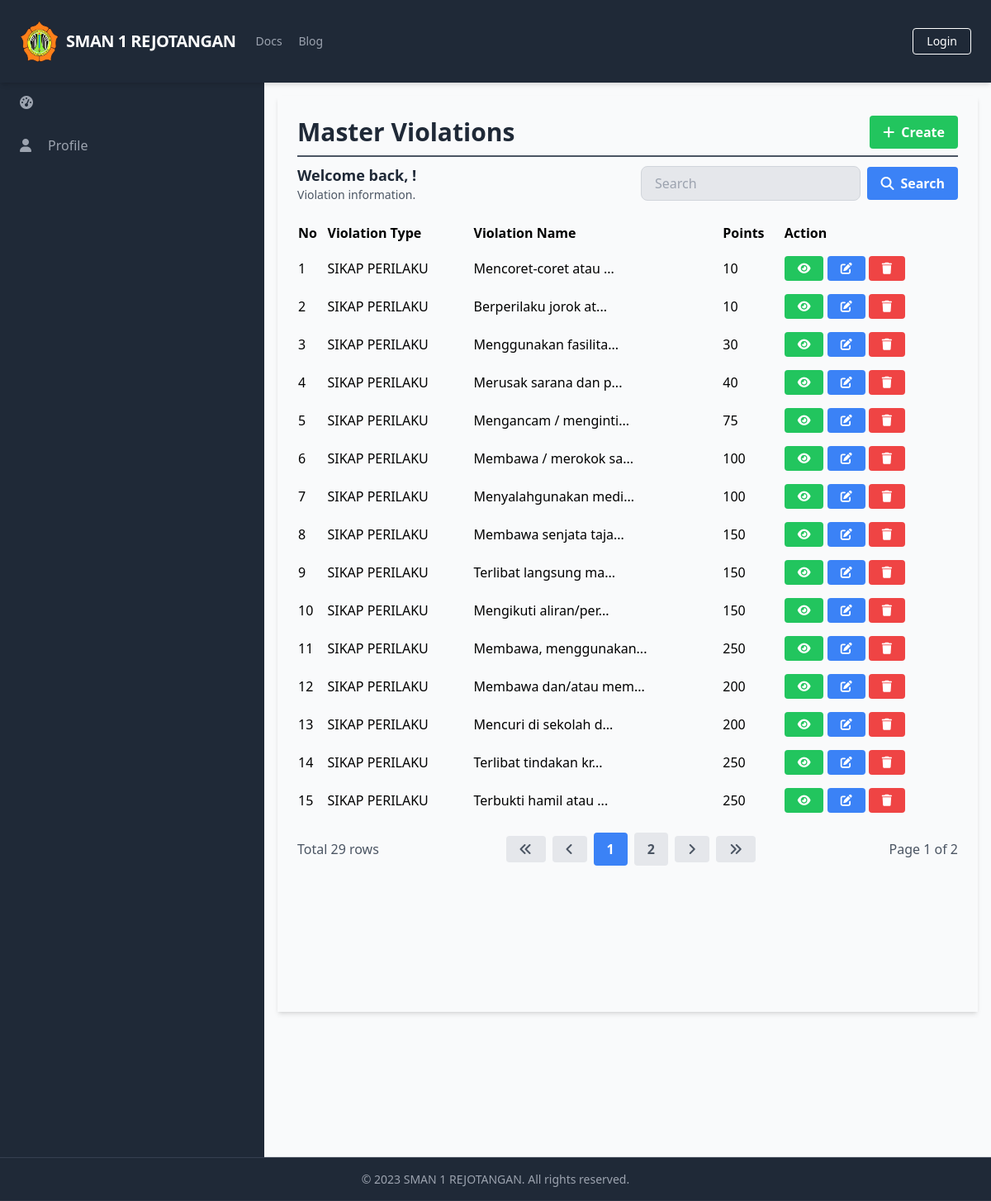
The app's page /manage_master_violations/manage_master_violations_list.php with its own data.
### tables this page shows
CREATE TABLE `MasterViolations` (
  `ViolationID` int(11) NOT NULL,
  `ViolationType` varchar(255) NOT NULL,
  `ViolationName` varchar(255) NOT NULL,
  `Points` int(11) NOT NULL
);

### database/connection.php (called while the page is built, shortened)
<?php
$baseUrl = "http://localhost/final_project_imam_2023/";

### public/manage_master_violations/manage_master_violations_list.php (the view, shortened to what this page needs)
<?php
require_once('../../database/connection.php');
?>
<?php include_once('../components/header.php'); ?>
<div class="h-screen flex flex-col">
    <?php include('../components/navbar.php'); ?>
    <div class="flex-grow bg-gray-50 flex flex-row shadow-md">
        <?php include('../components/sidebar.php'); ?>
        <main class="bg-gray-50 flex flex-col flex-1 overflow-y-scroll h-screen flex-shrink-0 sc-hide pb-40">
            <div class="flex items-start justify-start p-6 shadow-md m-4 flex-1 flex-col">
                <div class="flex flex-row justify-between items-center w-full border-b-2 border-gray-600 mb-2 pb-2">
                    <h1 class="text-3xl text-gray-800 font-semibold w-full">Master Violations</h1>
                    <div class="flex flex-row justify-end items-center">
                        <a href="<?php echo $baseUrl; ?>public/manage_master_violations/manage_master_violations_create.php" class="bg-green-500 hover-bg-green-700 text-white font-bold py-2 px-4 rounded inline-flex items-center">
                            <i class="fas fa-plus mr-2"></i>
                            <span>Create</span>
                        </a>
                    </div>
                </div>
                <div class="flex flex-col w-full">
                    <div class="flex flex-row justify-between items-center w-full mb-2 pb-2">
                        <div>
                            <h2 class="text-lg text-gray-800 font-semibold">Welcome back, <?php echo $_SESSION['FullName']; ?>!</h2>
                            <p class="text-gray-600 text-sm">Violation information.</p>
                        </div>
                        <form class="flex items-center justify-end space-x-2 w-96">
                            <input type="text" name="search" class="bg-gray-200 focus-bg-white focus-outline-none border border-gray-300 rounded-lg py-2 px-4 block w-full appearance-none leading-normal" placeholder="Search" value="<?php echo isset($_GET['search']) ? $_GET['search'] : ''; ?>">
                            <button type="submit" class="bg-blue-500 hover-bg-blue-700 text-white font-bold py-2 px-4 rounded space-x-2 inline-flex items-center">
                                <i class="fas fa-search"></i>
                                <span>Search</span>
                            </button>
                        </form>
                    </div>
                    <table class="min-w-full">
                        <thead>
                            <tr>
                                <th class="text-left py-2">No</th>
                                <th class="text-left py-2">Violation Type</th>
                                <th class="text-left py-2">Violation Name</th>
                                <th class="text-left py-2">Points</th>
                                <th class="text-left py-2">Action</th>
                            </tr>
                        </thead>
                        <tbody>
                            <?php
                            $searchTerm = isset($_GET['search']) ? $_GET['search'] : '';
                            $page = isset($_GET['page']) ? $_GET['page'] : 1;
                            $query = "SELECT * FROM MasterViolations WHERE ViolationName LIKE '%$searchTerm%' LIMIT 15 OFFSET " . ($page - 1) * 15;
                            $result = $conn->query($query);
                            $queryCount = "SELECT COUNT(*) AS count FROM MasterViolations WHERE ViolationName LIKE '%$searchTerm%'";
                            $resultCount = $conn->query($queryCount);
                            $rowCount = $resultCount->fetch_assoc()['count'];
                            $totalPage = ceil($rowCount / 15);
                            $no = 1;
                            while ($row = $result->fetch_assoc()) {
                            ?>
                                <tr>
                                    <td class="py-2"><?php echo $no++; ?></td>
                                    <td class="py-2"><?php echo strlen($row['ViolationType']) > 20 ? substr($row['ViolationType'], 0, 20) . '...' : $row['ViolationType']; ?></td>
                                    <td class="py-2"><?php echo strlen($row['ViolationName']) > 20 ? substr($row['ViolationName'], 0, 20) . '...' : $row['ViolationName']; ?></td>
                                    <td class="py-2"><?php echo $row['Points']; ?></td>
                                    <td class='py-2'>
                                        <a href="<?php echo $baseUrl; ?>public/manage_master_violations/manage_master_violations_detail.php?id=<?php echo $row['ViolationID'] ?>" class='bg-green-500 hover-bg-green-700 text-white font-bold py-2 px-4 rounded inline-flex items-center text-sm'>
                                            <i class='fas fa-eye'></i>
                                        </a>
                                        <a href="<?php echo $baseUrl; ?>public/manage_master_violations/manage_master_violations_update.php?id=<?php echo $row['ViolationID'] ?>" class='bg-blue-500 hover-bg-blue-700 text-white font-bold py-2 px-4 rounded inline-flex items-center text-sm'>
                                            <i class='fas fa-edit'></i>
                                        </a>
                                        <a href="#" onclick="confirmDelete(<?php echo $row['ViolationID']; ?>)" class='bg-red-500 hover-bg-red-700 text-white font-bold py-2 px-4 rounded inline-flex items-center text-sm'>
                                            <i class='fas fa-trash'></i>
                                        </a>
                                    </td>
                                </tr>
                            <?php
                            }
                            ?>
                        </tbody>
                    </table>
                    <div class="flex flex-row justify-between items-center w-full mt-4">
                        <div class="flex flex-row justify-start items-center">
                            <span class="text-gray-600">Total <?php echo $rowCount; ?> rows</span>
                        </div>
                        <div class="flex flex-row justify-end items-center space-x-2">
                            <a href="?page=1&search=<?php echo $searchTerm; ?>" class="bg-gray-200 hover-bg-gray-300 text-gray-600 font-bold py-2 px-4 rounded inline-flex items-center">
                                <i class="fas fa-angle-double-left"></i>
                            </a>
                            <a href="?page=<?php if ($page == 1) {
                                                echo $page;
                                            } else {
                                                echo $page - 1;
                                            } ?>&search=<?php echo $searchTerm; ?>" class="bg-gray-200 hover-bg-gray-300 text-gray-600 font-bold py-2 px-4 rounded inline-flex items-center">
                                <i class="fas fa-angle-left"></i>
                            </a>
                            <?php
                            $startPage = $page - 2;
                            $endPage = $page + 2;
                            if ($startPage < 1) {
                                $endPage += abs($startPage) + 1;
                                $startPage = 1;
                            }
                            if ($endPage > $totalPage) {
                                $startPage -= $endPage - $totalPage;
                                $endPage = $totalPage;
                            }
                            if ($startPage < 1) {
                                $startPage = 1;
                            }
                            for ($i = $startPage; $i <= $endPage; $i++) {
                                if ($i == $page) {
                                    echo "<a href='?page=$i&search=$searchTerm' class='bg-blue-500 hover-bg-blue-700 text-white font-bold py-2 px-4 rounded inline-flex items-center'>$i</a>";
                                } else {
                                    echo "<a href='?page=$i&search=$searchTerm' class='bg-gray-200 hover-bg-gray-300 text-gray-600 font-bold py-2 px-4 rounded inline-flex items-center'>$i</a>";
                                }
                            }
                            ?>
                            <a href="?page=<?php if ($page == $totalPage) {
                                                echo $page;
                                            } else {
                                                echo $page + 1;
                                            } ?>&search=<?php echo $searchTerm; ?>" class="bg-gray-200 hover-bg-gray-300 text-gray-600 font-bold py-2 px-4 rounded inline-flex items-center">
                                <i class="fas fa-angle-right"></i>
                            </a>
                            <a href="?page=<?php echo $totalPage; ?>&search=<?php echo $searchTerm; ?>" class="bg-gray-200 hover-bg-gray-300 text-gray-600 font-bold py-2 px-4 rounded inline-flex items-center">
                                <i class="fas fa-angle-double-right"></i>
                            </a>
                        </div>
                        <div class="flex flex-row justify-end items-center ml-2">
                            <span class="text-gray-600">Page <?php echo $page; ?> of <?php echo $totalPage; ?></span>
                        </div>
                    </div>
                </div>
        </main>
    </div>
    <?php include('../components/footer.php'); ?>
</div>
</body>
</html>

### records on screen
masterviolations: ViolationType "SIKAP PERILAKU", ViolationName "Mencoret-coret atau", Points "10"
masterviolations: ViolationType "SIKAP PERILAKU", ViolationName "Berperilaku jorok at", Points "10"
masterviolations: ViolationType "SIKAP PERILAKU", ViolationName "Menggunakan fasilita", Points "30"
masterviolations: ViolationType "SIKAP PERILAKU", ViolationName "Merusak sarana dan p", Points "40"
masterviolations: ViolationType "SIKAP PERILAKU", ViolationName "Mengancam / menginti", Points "75"
masterviolations: ViolationType "SIKAP PERILAKU", ViolationName "Membawa / merokok sa", Points "100"
masterviolations: ViolationType "SIKAP PERILAKU", ViolationName "Menyalahgunakan medi", Points "100"
masterviolations: ViolationType "SIKAP PERILAKU", ViolationName "Membawa senjata taja", Points "150"
masterviolations: ViolationType "SIKAP PERILAKU", ViolationName "Terlibat langsung ma", Points "150"
masterviolations: ViolationType "SIKAP PERILAKU", ViolationName "Mengikuti aliran/per", Points "150"
masterviolations: ViolationType "SIKAP PERILAKU", ViolationName "Membawa, menggunakan", Points "250"
masterviolations: ViolationType "SIKAP PERILAKU", ViolationName "Membawa dan/atau mem", Points "200"
masterviolations: ViolationType "SIKAP PERILAKU", ViolationName "Mencuri di sekolah d", Points "200"
masterviolations: ViolationType "SIKAP PERILAKU", ViolationName "Terlibat tindakan kr", Points "250"
masterviolations: ViolationType "SIKAP PERILAKU", ViolationName "Terbukti hamil atau", Points "250"

### other values on screen
$baseTitle "SMAN 1 REJOTANGAN"
$rowCount "29"
$page "1"
$totalPage "2"
